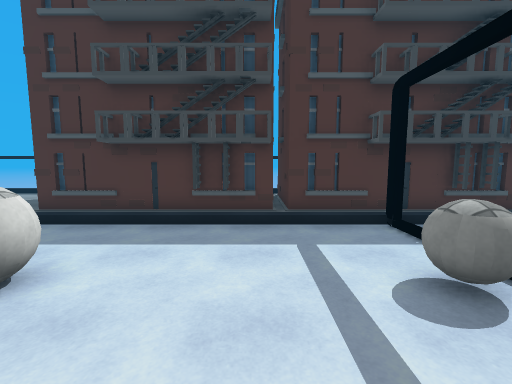
View 1 (above)

16 first-person views from a walk through a Unity game level. The camera is 1.5 m above the floor, tilts 6° down and sees 90° across. The floor is counted in squares, 1 m on a side. Each view is taken from the middle of a square. On the plan, view 1 faces up. The plan holds only what a view shows up to about 13 squares ahead; the rest is blank. The place goes on beyond the plan. The player is left out. Some animated figures are not drawn. Some surface patterns are stand-ins.

View 2
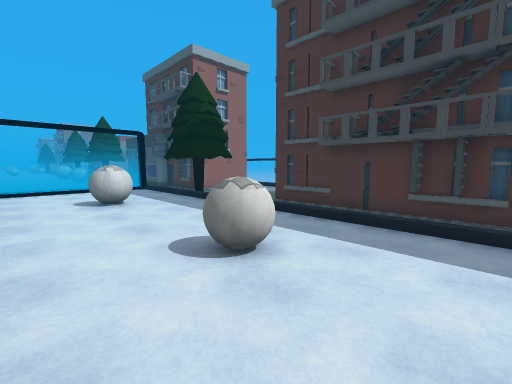

View 3
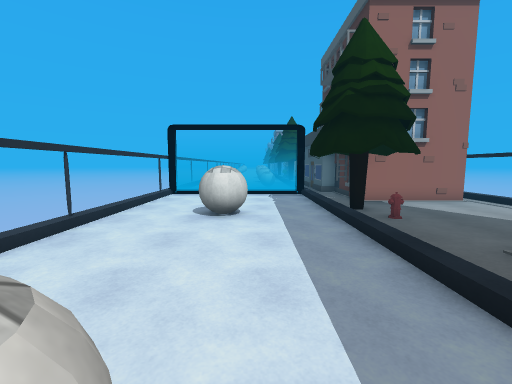

View 4
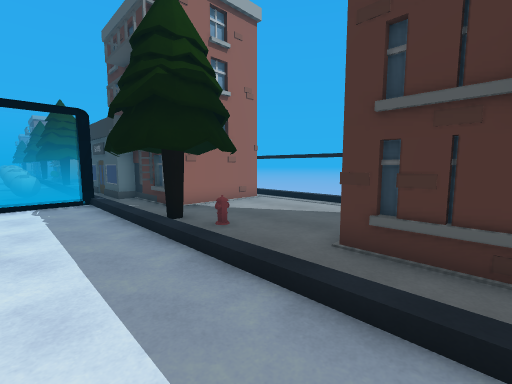

View 5
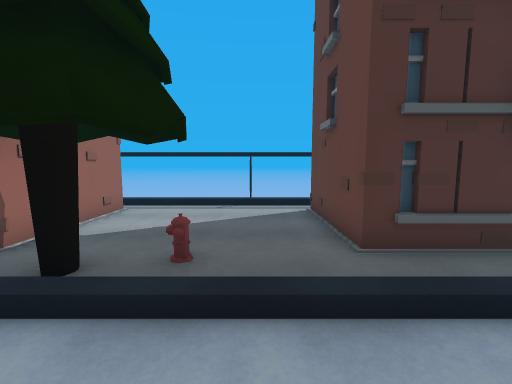

View 6
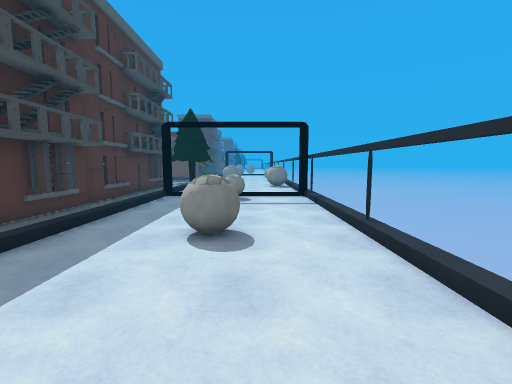

View 7
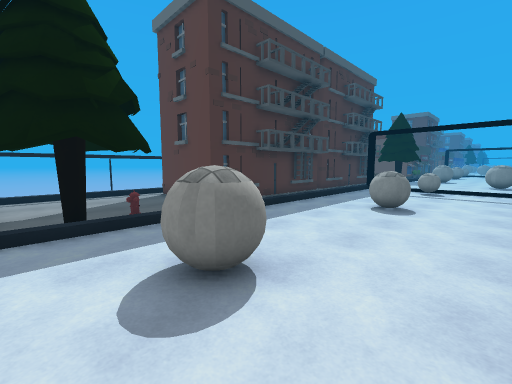

View 8
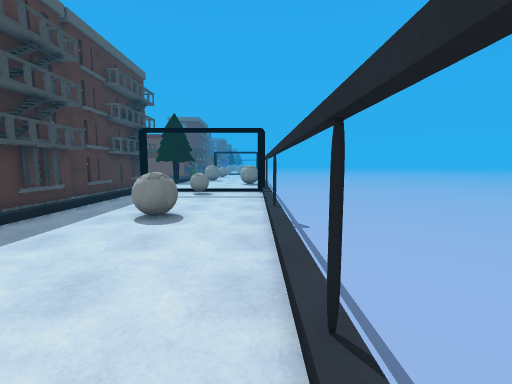

View 9
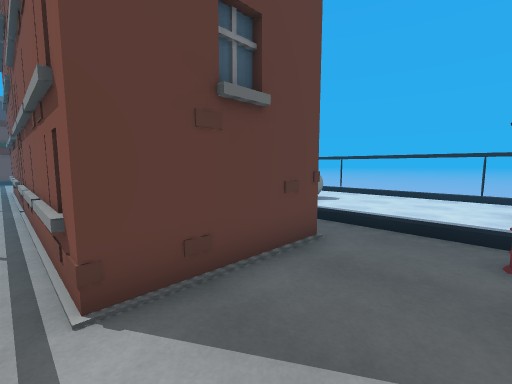

View 10
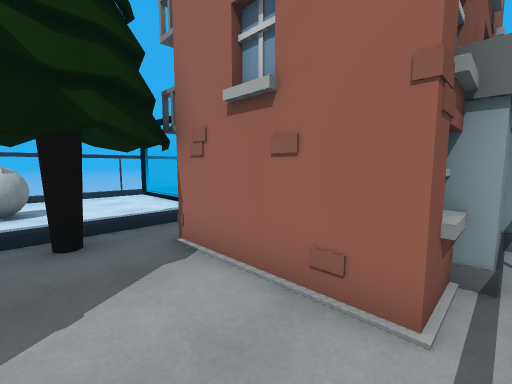

View 11
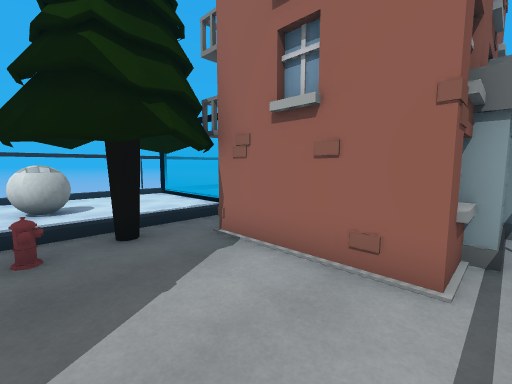

View 12
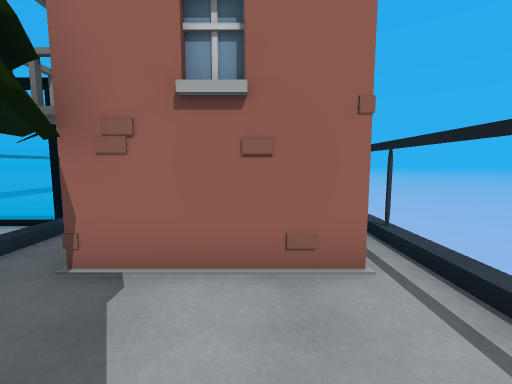

View 13
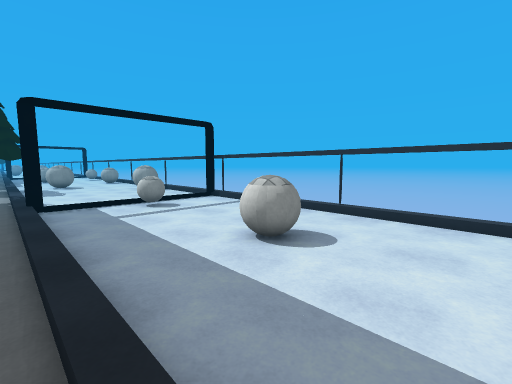

View 14
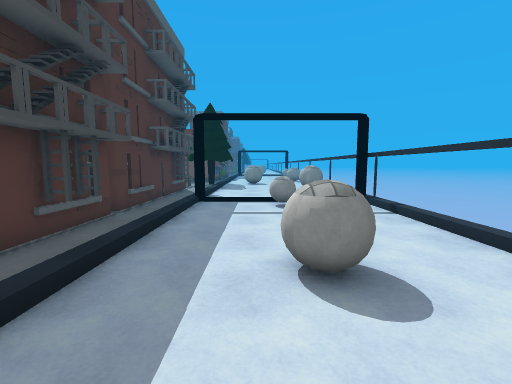

View 15
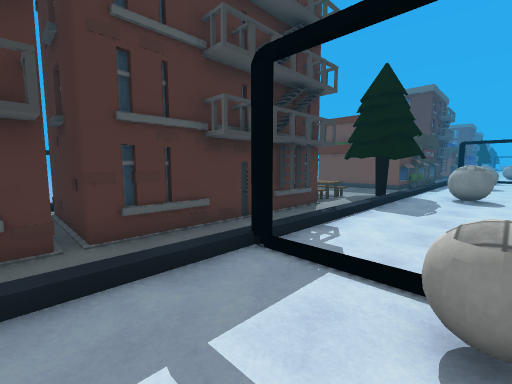

View 16
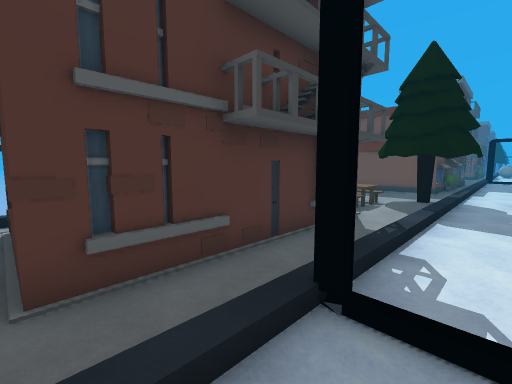

### Floor plan
Key: @ floor where view 1 was taken; # wall or solid block; . floor; / step, stairs or slope; = window, fence, low wall or low ledge; ≈ liquid the walk keeps out of; v drop or lower ground; H house; B ball; Y hydrant; E bench; O other object.
Columns run from 16 left of view 1 to 18 right of it. Each row starts with its distance up from view 1.
 14  ##vvvvvvv       #
 13 ##H.......HHHHHHHHHHHHHHH
 12  ##......##     H#
 11   #......#       #
 10   #......##      #
  9 ###......H#    #####   ##HEEO...
  8 #HH.O.Y..HHHHHHHHHHHHHHHH........
  7 ...OO.O/////////////////////OO. ..
  6 =..O...............=........O......
  5 =..................=.........BB....
  4 =....B......B......=.........BB...
  3 =....BB.....BB....BB ...  ........
  2 =....B......B......=
  1 =..................=
  0 =...............@..=
 -1  ≈≈≈≈≈≈≈≈≈≈≈≈≈≈≈≈≈≈≈

Where each view was taken, in squares from view 1:
view 1: 0 up, 0 right, facing up
view 2: 0 up, 0 right, facing up-left
view 3: 4 up, 3 left, facing left
view 4: 4 up, 5 left, facing up-left
view 5: 4 up, 9 left, facing up
view 6: 2 up, 9 left, facing right
view 7: 0 up, 13 left, facing up-right
view 8: 0 up, 11 left, facing right
view 9: 13 up, 10 left, facing down-right
view 10: 13 up, 11 left, facing down-left
view 11: 13 up, 10 left, facing down-left
view 12: 11 up, 10 left, facing left
view 13: 7 up, 7 left, facing down-right
view 14: 4 up, 7 left, facing right
view 15: 3 up, 0 right, facing up-right
view 16: 5 up, 1 right, facing up-right
